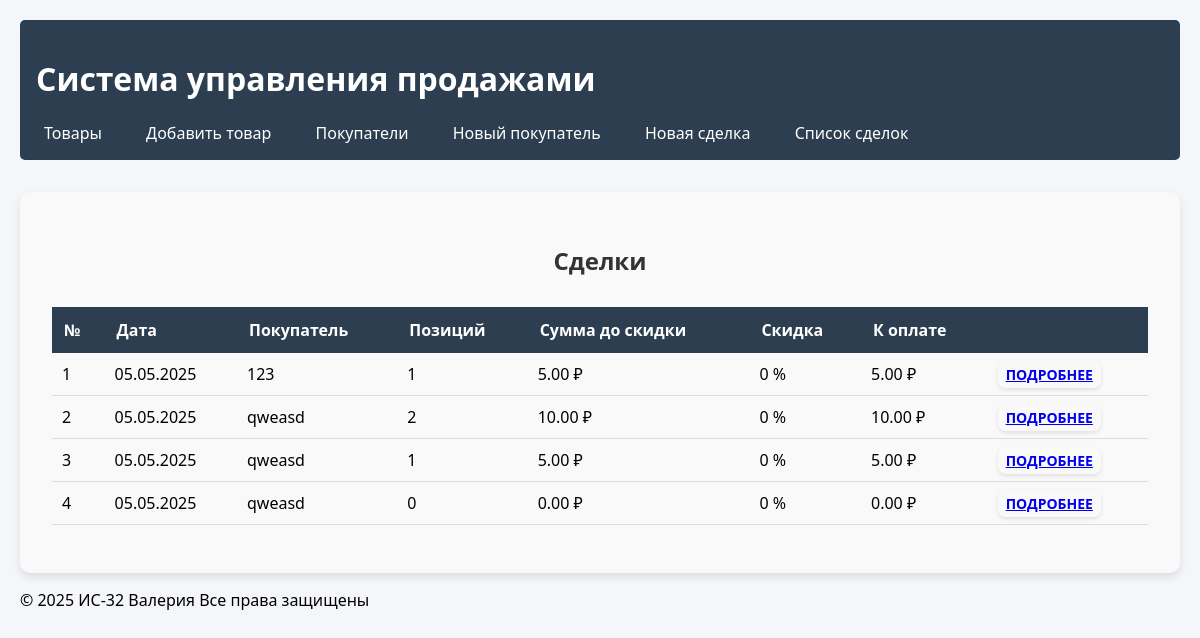
/deals/, run on an earlier commit of the app's database.
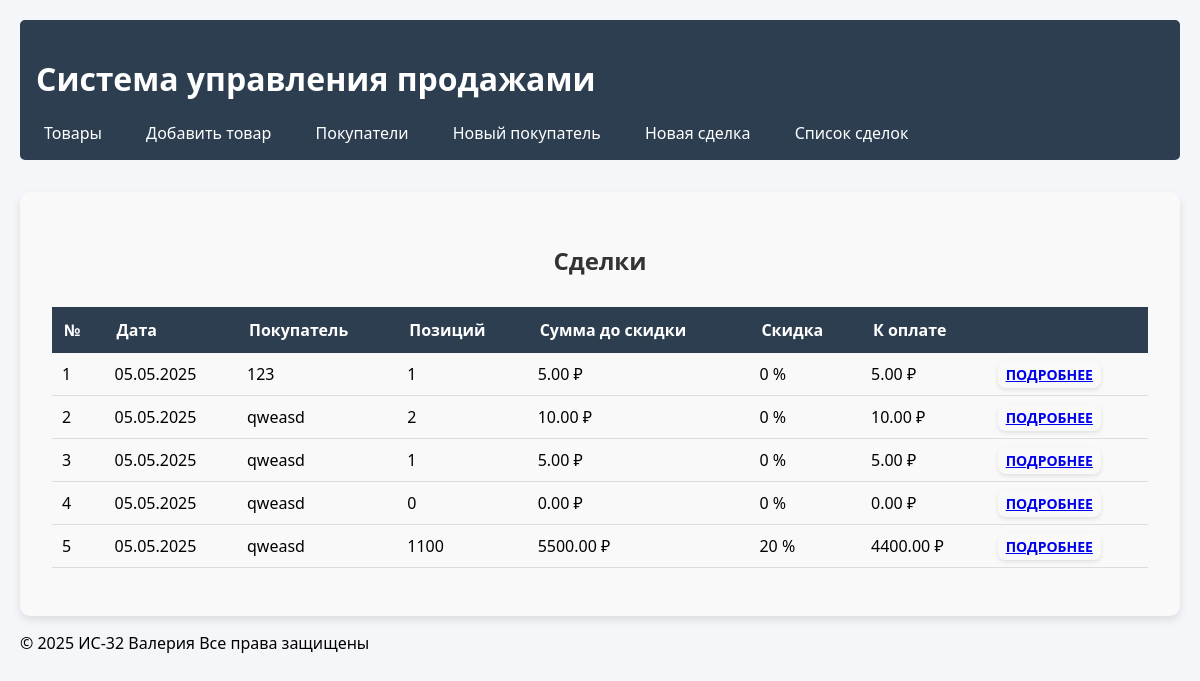
And on a later commit of the database.
### sales/models.py (models this page shows, shortened)
class Deal(models.Model):
    customer    = models.ForeignKey(Customer, on_delete=models.CASCADE, verbose_name="Клиент")
    date        = models.DateField("Дата", auto_now_add=True)
    @property
    def total_quantity(self):
        return sum(item.quantity for item in self.items.all())
    @property
    def discount(self):
        qty = self.total_quantity
        if qty >= 1000: return Decimal('0.20')
        if qty >= 100:  return Decimal('0.10')
        if qty >= 10:   return Decimal('0.05')
        return Decimal('0')
    @property
    def subtotal(self):
        return sum(item.product.price * item.quantity for item in self.items.all())
    @property
    def total(self):
        return self.subtotal * (1 - self.discount)

class Customer(models.Model):
    name           = models.CharField("Покупатель", max_length=255)
    address        = models.TextField("Адрес", blank=True)
    phone          = models.CharField("Телефон", max_length=20, blank=True)
    contact_person = models.CharField("Контактное лицо", max_length=255, blank=True)

class DealItem(models.Model):
    deal     = models.ForeignKey(Deal, related_name='items', on_delete=models.CASCADE)
    product  = models.ForeignKey(Product, on_delete=models.CASCADE)
    quantity = models.PositiveIntegerField("Количество", default=1)

class Product(models.Model):
    name  = models.CharField("Наименование", max_length=255)
    price = models.DecimalField("Цена", max_digits=10, decimal_places=2)

### sales/views.py (the view)
# urls.py: path('deals/', deal_list, name='deal_list'),
def deal_list(request):
    deals = Deal.objects.prefetch_related('items__product')
    return render(request, 'sales/deal_list.html', {'deals': deals})

### sales/templatetags/math_filters.py (called while the page is built)
@register.filter
def mul(value, arg):
    try:
        return float(value) * float(arg)
    except:
        return ''

### sales/templates/sales/deal_list.html (shortened to what this page needs)
{% extends 'sales/base.html' %}
{% load humanize %}
{% load humanize math_filters %}
{% block content %}
<div class="container mt-5">
  <h2 class="mb-4">Сделки</h2>
  <table class="table table-striped align-middle">
    <thead>
      <tr>
        <th>№</th>
        <th>Дата</th>
        <th>Покупатель</th>
        <th>Позиций</th>
        <th>Сумма до скидки</th>
        <th>Скидка</th>
        <th>К оплате</th>
        <th></th>
      </tr>
    </thead>
    <tbody>
      {% for deal in deals %}
      <tr>
        <td>{{ deal.id }}</td>
        <td>{{ deal.date|date:"d.m.Y" }}</td>
        <td>{{ deal.customer.name }}</td>
        <td>{{ deal.total_quantity }}</td>
        <td>{{ deal.subtotal|floatformat:2 }} ₽</td>
        <td>{{ deal.discount|mul:100|floatformat:0 }} %</td>
        <td>{{ deal.total|floatformat:2 }} ₽</td>
        <td>
          <a href="{% url 'sales:deal_detail' deal.id %}" class="btn btn-sm btn-outline-secondary">
            Подробнее
          </a>
        </td>
      </tr>
      {% empty %}
      <tr>
        <td colspan="8" class="text-center">Сделок не найдено</td>
      </tr>
      {% endfor %}
    </tbody>
  </table>
</div>
{% endblock %}

What changed in the data, as far as the page shows it:
added Deal: id "5", date "05.05.2025", customer.name "qweasd", total_quantity "1100", subtotal "5500.00", discount|mul "20", total "4400.00"
